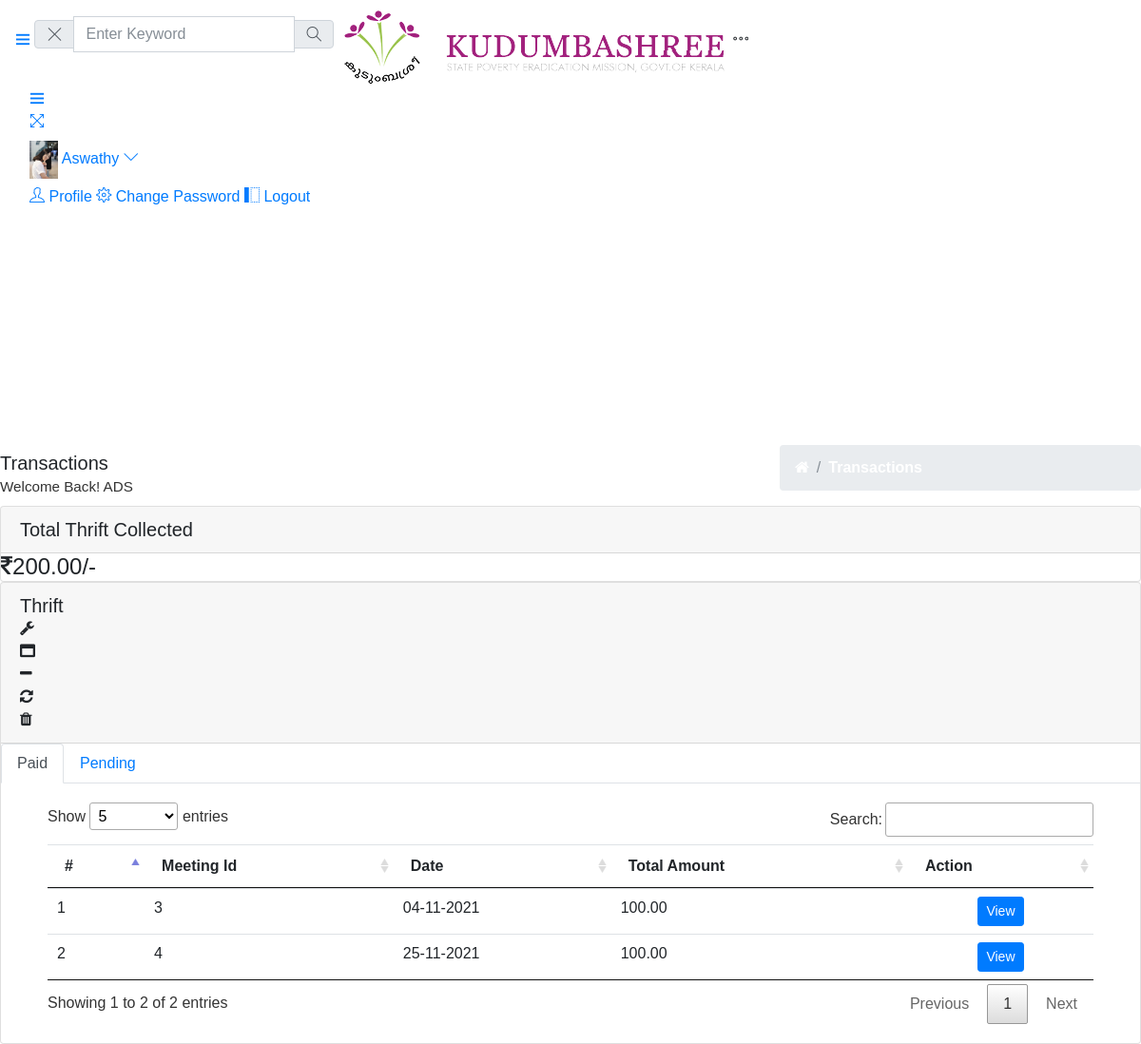
The page /ads/thrifta.php (signed in) on the database its author committed.
### tables this page shows
CREATE TABLE `reg` (
  `id` int(11) NOT NULL,
  `username` varchar(100) NOT NULL,
  `name` varchar(100) NOT NULL,
  `contact` varchar(15) NOT NULL,
  `dob` date NOT NULL,
  `house` varchar(30) NOT NULL,
  `street` varchar(30) NOT NULL,
  `city` varchar(30) NOT NULL,
  `pic` varchar(200) NOT NULL,
  `status` int(11) NOT NULL DEFAULT 0
);

CREATE TABLE `meeting` (
  `meetid` int(11) NOT NULL,
  `date` date NOT NULL,
  `time` time NOT NULL,
  `place` varchar(50) NOT NULL,
  `details` varchar(500) NOT NULL,
  `minutes` varchar(500) NOT NULL,
  `attstatus` int(11) NOT NULL DEFAULT 0,
  `thriftstatus` int(11) DEFAULT 0
);

### db.class.php (called while the page is built, shortened)
<?php
class db_operations {
	function db_read($query) {
		$res=mysqli_query($GLOBALS['con'],$query);
		if(!$res)
			echo "SELECTquery error";
		else {
			return $res;
		}
	}
}
?>

### ads/thrifta.php (the view, shortened to what this page needs)
<?php
$page="Transactions";
require('header.php');
?>
<div class="pcoded-inner-content">
	<div class="main-body">
		<div class="page-wrapper">
			<div class="page-body">
				<div class="card">
					<div class="card-header">
						<h5>Total Thrift Collected</h5>
					</div>
					<div class="card-block">
						<?php
						$sql="select sum(amount) as sum from thrift where tstatus=1";
						$res=$ob->db_read($sql);
						$row=mysqli_fetch_assoc($res);
						echo "<h4><i class='fa fa-inr'></i>".$row['sum']."/-</h4>"
						?>
					</div>
				</div>
				<div class="card">
					<div class="card-header">
						<h5>Thrift</h5>
						<div class="card-header-right">
							<ul class="list-unstyled card-option">
								<li><i class="fa fa fa-wrench open-card-option"></i></li>
								<li><i class="fa fa-window-maximize full-card"></i></li>
								<li><i class="fa fa-minus minimize-card"></i></li>
								<li><i class="fa fa-refresh reload-card"></i></li>
								<li><i class="fa fa-trash close-card"></i></li>
							</ul>
						</div>
					</div>
					<div class="card-block table-border-style">
						<ul class="nav nav-tabs">
							<li class="nav-item">
								<a class="nav-link active" data-toggle="tab" href="#home">Paid</a>
							</li>
							<li class="nav-item">
								<a class="nav-link" data-toggle="tab" href="#menu1">Pending</a>
							</li>
						</ul>
						<div class="tab-content">
							<div class="tab-pane active container" id="home" style="padding: 20px;">
								<div class="table-responsive">
									<?php
									$sql="select sum(amount) as sum,meeting.* from thrift,meeting where meeting.meetid=thrift.meetid and tstatus=1 group by meetid";
									$res=$ob->db_read($sql);
									?>
									<table class="table" id="thrifttable">
										<thead>
											<tr>
												<th>#</th>
												<th>Meeting Id</th>
												<th>Date</th>
												<th>Total Amount</th>
												<th>Action</th>
											</tr>
										</thead>
										<tbody>
											<?php
											$n=1;
											while($row=mysqli_fetch_array($res)) {
												?>
												<tr>
													<td><?php echo $n++?></td>
													<td><?php echo $row['meetid'];?></td>
													<td style="min-width: 80px;"><?php echo date_format(date_create($row['date']),'d-m-Y')?></td>
													<td><?php echo $row['sum']?></td>
													<td>
														<button type="button" onclick="view(<?php echo $row['meetid']?>)" class="btn btn-sm btn-primary" style="margin: auto;display: block;">View</button>
													</td>
												</tr>
												<?php
											}
											?>
										</tbody>
									</table>
								</div>
							</div>
						</div>
					</div>
				</div>
			</div>
		</div>
	</div>
</div>
</div>
<?php
require('footer.php');
?>

### ads/header.php (shortened to what this page needs)
<?php
require("../db.class.php");
$ob=new db_operations();
$uname=$_SESSION['userid'];
$sel="select * from reg where username='$uname'";
$res=$ob->db_read($sel);
$data=mysqli_fetch_array($res);
?>
<!DOCTYPE html>
<html lang="en">
<head>
    <link rel="stylesheet" href="../assets/pages/waves/css/waves.min.css" type="text/css" media="all">
    <link rel="stylesheet" type="text/css" href="../assets/css/bootstrap/css/bootstrap.min.css">
    <link rel="stylesheet" href="../assets/pages/waves/css/waves.min.css" type="text/css" media="all">
    <link rel="stylesheet" type="text/css" href="../assets/icon/themify-icons/themify-icons.css">
    <link rel="stylesheet" type="text/css" href="../assets/css/font-awesome-n.min.css">
    <link rel="stylesheet" type="text/css" href="../assets/css/font-awesome.min.css">
    <link rel="stylesheet" type="text/css" href="../assets/css/jquery.mCustomScrollbar.css">
    <link rel="stylesheet" type="text/css" href="../assets/css/style.css">
    <link rel="stylesheet" type="text/css" href="../css/jquery.dataTables.css">
</head>
<body>
    <div id="pcoded" class="pcoded">
        <div class="pcoded-container navbar-wrapper">
            <nav class="navbar header-navbar pcoded-header">
                <div class="navbar-wrapper">
                    <div class="navbar-logo">
                        <a class="mobile-menu waves-effect waves-light" id="mobile-collapse" href="#!">
                            <i class="ti-menu"></i>
                        </a>
                        <div class="mobile-search waves-effect waves-light">
                            <div class="header-search">
                                <div class="main-search morphsearch-search">
                                    <div class="input-group">
                                        <span class="input-group-prepend search-close"><i class="ti-close input-group-text"></i></span>
                                        <input type="text" class="form-control" placeholder="Enter Keyword">
                                        <span class="input-group-append search-btn"><i class="ti-search input-group-text"></i></span>
                                    </div>
                                </div>
                            </div>
                        </div>
                        <a href="index.php">
                            <img class="img-fluid" src="../assets/images/logo.png" alt="Theme-Logo" style="max-width: 80%;" />
                        </a>
                        <a class="mobile-options waves-effect waves-light">
                            <i class="ti-more"></i>
                        </a>
                    </div>
                    <div class="navbar-container container-fluid">
                        <ul class="nav-left">
                            <li>
                                <div class="sidebar_toggle"><a href="javascript:void(0)"><i class="ti-menu"></i></a></div>
                            </li>
                            <li>
                                <a href="#!" onclick="javascript:toggleFullScreen()" class="waves-effect waves-light">
                                    <i class="ti-fullscreen"></i>
                                </a>
                            </li>
                        </ul>
                        <ul class="nav-right">
                            <li class="user-profile header-notification">
                                <a href="#!" class="waves-effect waves-light">
                                    <img src="../profilepics/<?php echo $data['pic']."?time=".date("H:i:s")?>" class="img-radius" style="height: 40px;" alt="User-Profile-Image">
                                    <span><?php echo $data['name']?></span>
                                    <i class="ti-angle-down"></i>
                                </a>
                                <ul class="show-notification profile-notification">
                                    <li class="waves-effect waves-light">
                                        <a href="profile.php">
                                            <i class="ti-user"></i> Profile
                                        </a>
                                    </li>
                                    <li class="waves-effect waves-light">
                                        <a href="profile.php">
                                            <i class="ti-settings"></i> Change Password
                                        </a>
                                    </li>
                                    <li class="waves-effect waves-light">
                                        <a href="javascript:;" onclick="logout()">
                                            <i class="ti-layout-sidebar-left"></i> Logout
                                        </a>
                                    </li>
                                </ul>
                            </li>
                        </ul>
                    </div>
                </div>
            </nav>
            <div class="pcoded-main-container">
                <div class="pcoded-wrapper">
                    <div class="pcoded-content">
                        <div class="page-header">
                            <div class="page-block">
                                <div class="row align-items-center">
                                    <div class="col-md-8">
                                        <div class="page-header-title">
                                            <h5 class="m-b-10"><?php echo $page;?></h5>
                                            <p class="m-b-0">Welcome Back! ADS</p>
                                        </div>
                                    </div>
                                    <div class="col-md-4">
                                        <ul class="breadcrumb">
                                            <li class="breadcrumb-item">
                                                <a href="index.php"> <i class="fa fa-home"></i> </a>
                                            </li>
                                            <li class="breadcrumb-item"><a href="#!"><?php echo $page;?></a>
                                            </li>
                                        </ul>
                                    </div>
                                </div>
                            </div>
                        </div>

### css/style.css (style rules this page uses)
body { margin: 0; font-family: 'Poppins', sans-serif; background: #fff; }
body a, .screen-grid-wthree-pvt { transition: 0.5s all; -webkit-transition: 0.5s all; -moz-transition: 0.5s all; -o-transition: 0.5s all; -ms-transition: 0.5s all; text-decoration: none; outline: none; }
h1, h2, h3, h4, h5, h6 { margin: 0; font-family: 'Poppins', sans-serif; }
p { margin: 0; color: #333; font-size: 0.95em; line-height: 1.7; }
ul { margin: 0; padding: 0; }
ul { list-style-type: none; }
button, html [type="button"], [type="reset"], [type="submit"] { cursor: pointer; }
li.breadcrumb-item a { color: #fff; font-weight: 600; }

### ads/header.php (style rules this page uses)
html { scroll-behavior: smooth; }

### rows shown on the page
reg: pic (picture), name "Aswathy"
meeting: meetid "3", date "04-11-2021", sum "100.00"
meeting: meetid "4", date "25-11-2021", sum "100.00"

### other values the page prints
$page "Transactions"
$row['sum'] "200.00"
